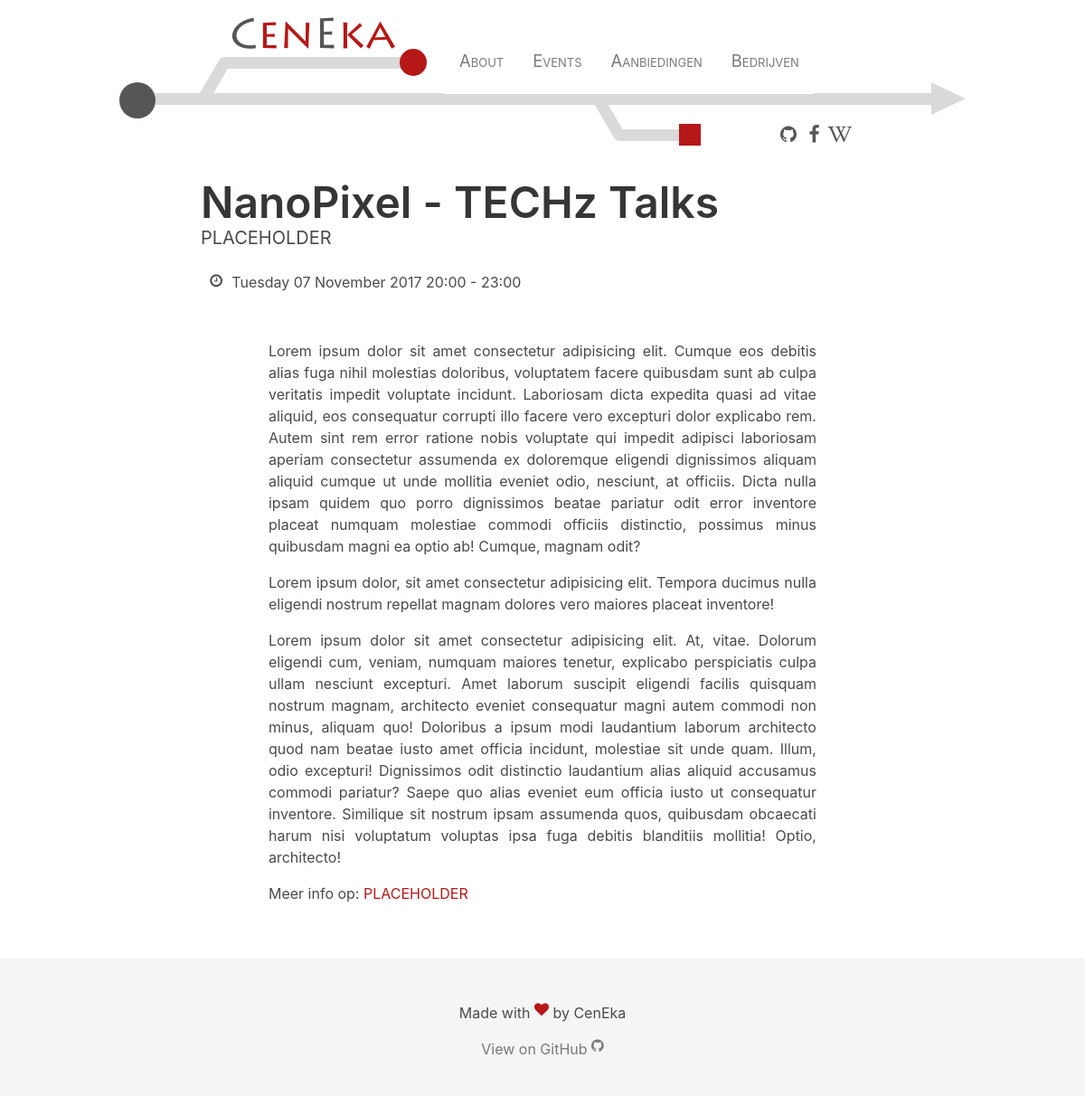
The page /events/nanopixel-techz-17/ on the database as committed earlier.
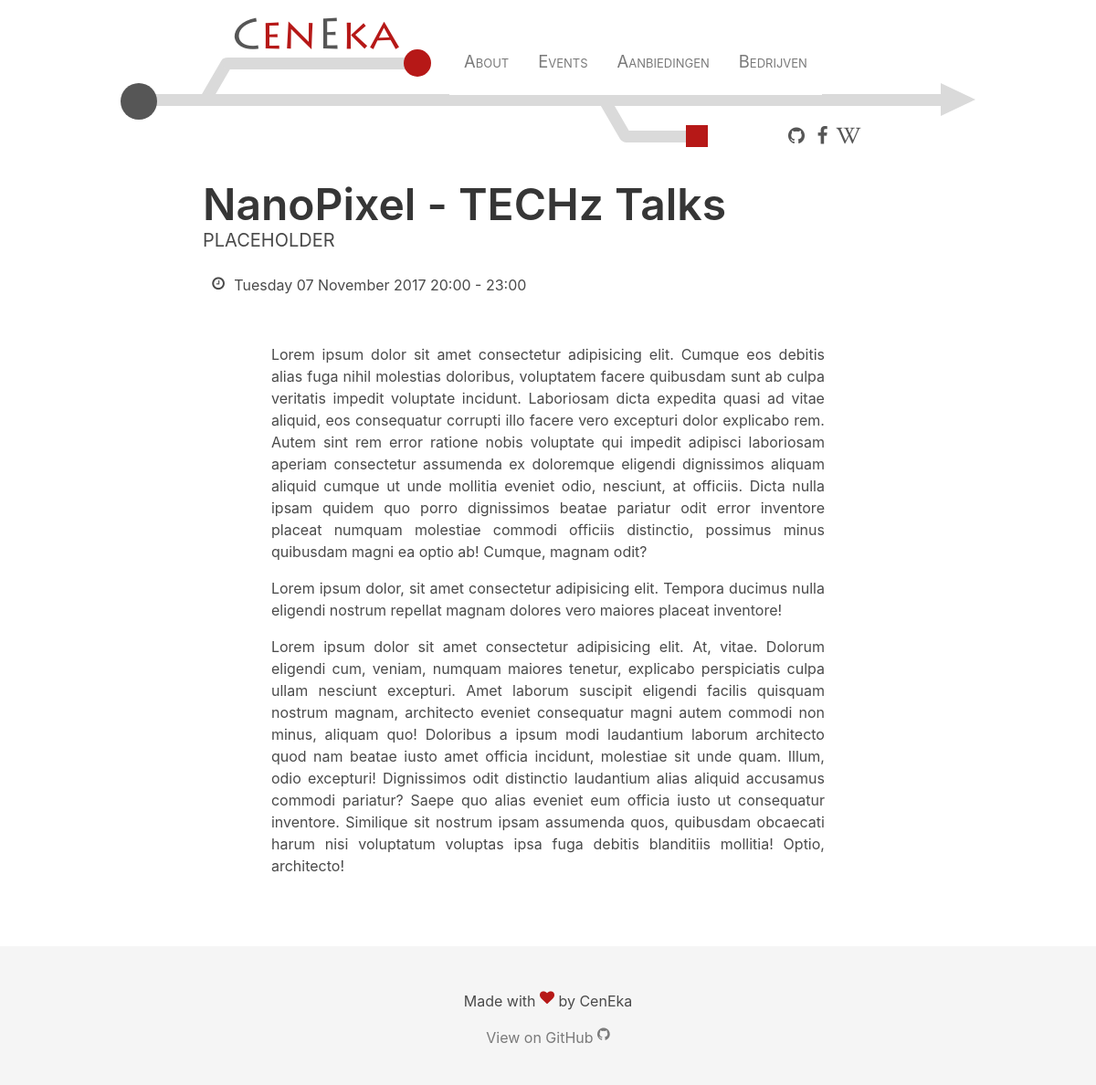
The same page on the database as committed later.
### tables this page shows
CREATE TABLE "events" (
	`id`	INTEGER UNIQUE,
	`name`	TEXT,
	`shortName`	TEXT,
	`description`	TEXT,
	`teaser`	TEXT,
	`info`	TEXT,
	`startTime`	TEXT,
	`endTime`	TEXT,
	`images`	TEXT,
	`location`	TEXT,
	`locationUrl`	TEXT,
	`facebookUrl`	TEXT,
	`longDescription`	TEXT,
	PRIMARY KEY(`id`)
);

### views/event-page.php (the view, shortened to what this page needs)
<?php include_once 'layouts/main/header.php'; ?>
<?php
$startTime = DateTime::createFromFormat('Y-m-d H:i:s', $event->startTime);
$endTime = DateTime::createFromFormat('Y-m-d H:i:s', $event->endTime);
$time = $startTime->format('l d F Y H:i');
if ($startTime->format('Y-m-d') == $endTime->format('Y-m-d')) {
    $time = $time . " - " . $endTime->format('H:i');
} else {
    $time = $time . " - " . $endTime->format('l d F Y H:i');
}
?>
<div id="event" class="columns">
    <article class="is-10 is-offset-1 column">
        <h1 class="title is-1"><?php print $event->name; ?></h1>
        <p class="subtitle"><?php print $event->description; ?></p>
        <ul class="fa-ul">
            <li><i class="fa fa-clock-o fa-li"></i><?php print $time ?></li>
        </ul>
        <br>
        <div class="is-10 is-offset-1 column content has-text-justified">
            <p><?php print $event->longDescription; ?></p>
            <?php if (!empty($event->info)) { ?>
            <p>
                Meer info op: <a href="<?php echo $event->info; ?>" target="_blank"><?php echo $event->info; ?></a>
            </p>
            <?php } ?>
        </div>
    </article>
</div>
<?php include_once 'layouts/main/footer.php'; ?>

### index.php (shortened to what this page needs)
<?php
$path = ltrim($_SERVER['REQUEST_URI'], '/');
$path = rtrim($path, '/');
$elements = explode('/', $path);
function go_to_event($elements) {
    if (sizeof($elements) == 1) {
        try {
            $db = new PDO('sqlite:.events.sqlite');
            $sql = 'SELECT * FROM events WHERE shortName = :shortName';
            $statement = $db->prepare($sql);
            $statement->execute(array(':shortName' => $elements[0]));
            $data = $statement->fetchAll(PDO::FETCH_CLASS, 'Event');
            if (sizeof($data) != 1) {
                $descriptor = "404 Not Found";
                header('HTTP/1.1 404 Not Found');
                include 'views/404.php';
            } else {
                $event = $data[0];
                include 'views/event-page.php';
            }
        } catch (Exception $e) {
            exit(header("Location: /500/"));
        }
    } else {
        $descriptor = "404 Not Found";
        header('HTTP/1.1 404 Not Found');
        include 'views/404.php';
    }
}
if (empty($elements[0])) {
    include 'views/home.php';
} else if (sizeof($elements) == 2) {
    switch (array_shift($elements)) {
        case 'events':
            go_to_event($elements);
            break;
    }
} else {
    $descriptor = "404 Not Found";
    header('HTTP/1.1 404 Not Found');
    include 'views/404.php';
}
?>

### views/layouts/main/header.php (shortened to what this page needs)
<!DOCTYPE html>
<html lang="nl"><head>
    <link rel="stylesheet" href="../../../assets/stylesheets/bulma.css">
    <link rel="stylesheet" href="../../../assets/stylesheets/font-awesome.min.css">
    <link rel="stylesheet" href="../../../assets/stylesheets/main.css">
    <link rel="stylesheet" href="../../../assets/stylesheets/bulma-override.css">
</head>
<body class="site">
    <div class="wrapper">
        <div class="container">
            <header class="section">
                <div id="navbar">
                    <div class="columns">
                        <div id="huisstijl" class="column is-hidden-mobile">
                            <div id="circle-grey"></div>
                            <div id="top-branch">
                                <div class="name"><a href="/"><span class="special-letter">C</span><span class="normal-letter">en</span><span class="special-letter">E</span><span class="normal-letter">ka</span></a></div>
                                <div id="top-tilted"></div>
                                <div id="top-straight"></div>
                                <div id="circle-red"></div>
                            </div>
                            <div id="bottom-branch">
                                <div id="bottom-tilted"></div>
                                <div id="bottom-straight"></div>
                                <div id="square"></div>
                            </div>
                            <div id="straight"></div>
                            <div id="arrowtip"></div>
                        </div>
                        <div class="column actual-nav-bar">
                            <nav class="nav">
                                <div class="nav-menu nav-left">
                                    <a class="nav-item is-tab " href="/about/">About</a>
                                    <a class="nav-item is-tab " href="/events/">Events</a>
                                    <a class="nav-item is-tab " href="/applications/">Aanbiedingen</a>
                                    <a class="nav-item is-tab " href="/companies/">Bedrijven</a>
                                </div>
                            </nav>
                        </div>
                        <div class="column is-hidden-mobile" id="nav-icons">
                            <a class="social-icon" href="https://github.com/CenEkaGent" target="_blank">
                                <span class="icon">
                                <i class="fa fa-github"></i>
                                </span>
                            </a>
                            <a class="social-icon" href="https://www.facebook.com/CenEkaGent/" target="_blank">
                                <span class="icon">
                                <i class="fa fa-facebook"></i>
                                </span>
                            </a>
                            <a class="social-icon" href="https://vtk.ugent.be/wiki" target="_blank">
                                <span class="icon">
                                <i class="fa fa-wikipedia-w"></i>
                                </span>
                            </a>
                        </div>
                    </div>
                </div>
            </header>
            <main class="section" id="main-section">

### views/layouts/main/footer.php (shortened to what this page needs)
            </main>
        </div>
    </div>
    <footer class="footer">
        <div class="container">
            <div class="content has-text-centered">
                <p>
                Made with <i class="fa fa-heart heart"></i> by CenEka
                </p>
                <p>
                <a href="https://github.com/CenEkaGent/ceneka.ugent.be">
                    <span class="hidden-xs"> View on GitHub </span>
                    <i class="fa fa-github"></i>
                </a>
                </p>
            </div>
        </div>
    </footer>
</body>
</html>

### assets/stylesheets/main.css (style rules this page uses)
header.section { padding-bottom: 10px; padding-top: 20px; }
body.site { overflow-x:hidden; display:-webkit-box; display:-ms-flexbox; display:flex; min-height:100vh; -webkit-box-orient:vertical; -webkit-box-direction:normal; -ms-flex-direction:column; flex-direction:column; }
body.site .wrapper { -webkit-box-flex:1; -ms-flex:1; flex:1; }
body.site .wrapper .container { height: 100%; }
#navbar { -webkit-box-align:end; -ms-flex-align:end; align-items:flex-end; z-index:100; margin-bottom:10px; }
#navbar .nav-menu { z-index:20; }
#navbar .actual-nav-bar { padding:0; margin:10px; margin-bottom:0; }
#navbar .nav { height:100%; -webkit-box-align:end; -ms-flex-align:end; align-items:flex-end; z-index:auto; }
#navbar .nav .nav-item { -webkit-transition:0.2s; transition:0.2s; font-variant:small-caps; font-size:1.15em; }
#navbar .nav .nav-item:not(.nav-search) { border-bottom:3px solid transparent; border-top:3px solid transparent; }
footer.footer { padding-bottom:40px; }
footer .content a:not(.button) { color:#7a7a7a; }
.icon i { color:#565656; }
.icon { -webkit-box-align: center; -ms-flex-align: center; align-items: center; display: -webkit-inline-box; display: -ms-inline-flexbox; display: inline-flex; -webkit-box-pack: center; -ms-flex-pack: center; justify-content: center; height: 1.5rem; width: 1.5rem; }
#main-section { padding-top: 1rem; }
@media screen and (min-width: 769px) { #navbar .columns { position: relative; } }
@media screen and (min-width: 769px) { #navbar .columns .actual-nav-bar { position: absolute; top: 29px; left: 350px; } }
@media screen and (min-width: 769px) { #nav-icons { position: absolute; top: 116px; right: 115px; } }
@media screen and (min-width: 769px) { .nav-item a.is-tab:not(.button), a.nav-item.is-tab:not(button) { padding-bottom: calc(0.75rem + 7px) !important; padding-top: calc(0.75rem - 8px) !important; } }
@media screen and (min-width: 769px) { #navbar { min-width: 785px; } }
#huisstijl { height: 165px; position: relative; }
#circle-grey { position: absolute; top: 83px; left: 0; width: 40px; height: 40px; background: #565656; -moz-border-radius: 25px; -webkit-border-radius: 25px; border-radius: 25px; z-index: 1; }
#top-branch { position: absolute; top: 0; left: 0; z-index: 0; }
.name { font-family:'LithosPro-Regular'; font-size: 35pt; position: absolute; top: 0px; left: 122px; }
.name .normal-letter { color: #b61817; }
.name .special-letter { color: #565656; }
#top-branch #top-straight, #top-branch #top-tilted, #bottom-branch #bottom-tilted, #bottom-branch #bottom-straight, #straight { position: absolute; height: 13px; background-color: #dadada; border-radius: 20px; }
#top-branch #top-tilted { top: 100px; left: 90px; width: 58px; -webkit-transform: rotate(300deg); -moz-transform: rotate(300deg); transform-origin: left; }
#top-branch #top-straight { width: 220px; top: 55px; left: 111px; }
#top-branch #circle-red { position: absolute; top: 46px; left: 310px; width: 30px; height: 30px; background: #b61817; -moz-border-radius: 20px; -webkit-border-radius: 20px; border-radius: 20px; z-index: 1; }
#bottom-branch #bottom-tilted { top: 92px; right: 408px; width: 55px; -webkit-transform: rotate(240deg); -moz-transform: rotate(240deg); transform-origin: right; }
#bottom-branch #bottom-straight { width: 80px; top: 135px; right: 389px; -webkit-transform: rotate(180deg); -moz-transform: rotate(180deg); transform-origin: right; }
#bottom-branch #square { position: absolute; top: 129px; right: 293px; width: 24px; height: 24px; background-color: #b61817; }
#straight { position: absolute; width: calc(100% - 40px); left: 25px; top: 95px; z-index: 0; }
#arrowtip { position: absolute; top: 83px; right: 0; width: 0; height: 0; border-top: 18px solid transparent; border-left: 38px solid #dadada; border-bottom: 18px solid transparent; z-index: 21; }
.heart { color: #b61817 !important; }

Rows that differ between the two databases and show on the page:
changed events "NanoPixel - TECHz Talks": info "PLACEHOLDER" → (not shown)
Other text that changed with them:
text no longer shown: "Meer info op:"
